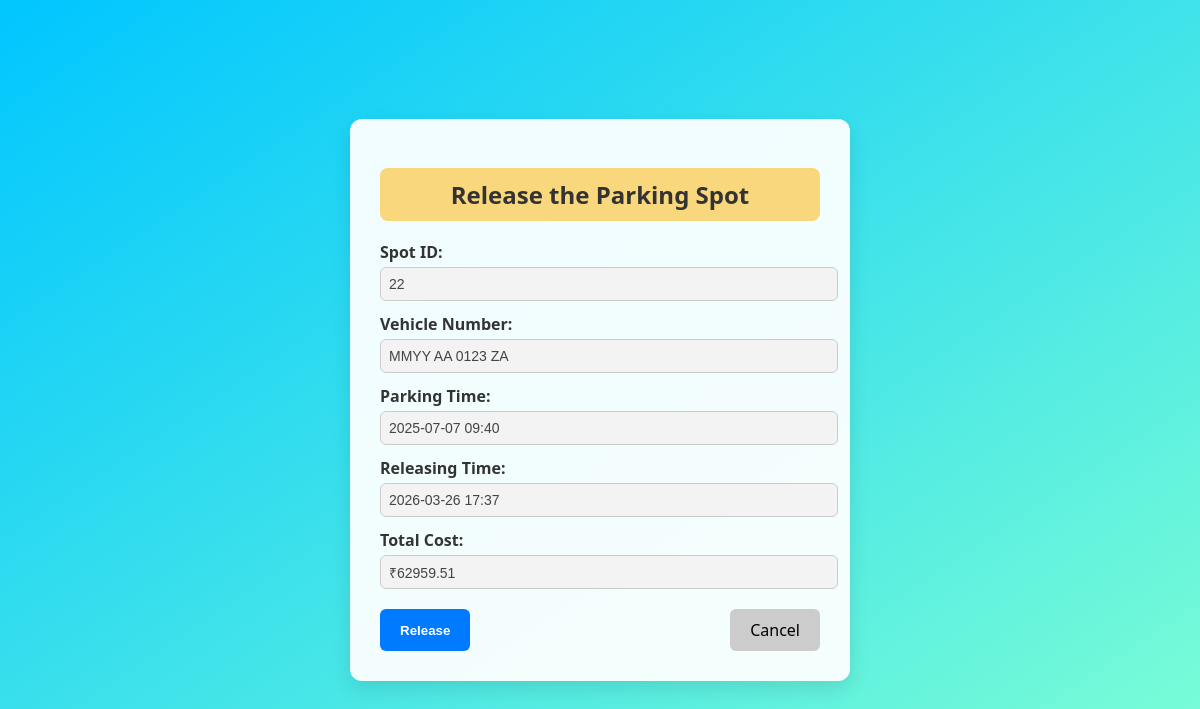
The page /release_form/2 (signed in) on the database its author committed.
### Models.py (models this page shows)
class reservation(db.Model):
    __tablename__ = 'reservation'
    id = db.Column(db.Integer, primary_key=True)
    spot_id = db.Column(db.Integer, db.ForeignKey('parking_spot.id'),nullable=False)
    lot_id = db.Column(db.Integer, db.ForeignKey('parking_lot.id'), nullable=False)
    user_id = db.Column(db.Integer, db.ForeignKey('user_info.id'),nullable=False)
    Parking_timestamp = db.Column(db.DateTime, default=datetime.utcnow,nullable=False)
    Leaving_timestamp = db.Column(db.DateTime, nullable=True)
    rate_per_unit = db.Column(db.Float,nullable=False,default=10.0)
    total_cost = db.Column(db.Float,nullable=True)
    vehicle_number = db.Column(db.String(20))
    status = db.Column(db.String(20), nullable=False, default='Parked')
    spot = db.relationship('parking_spot', back_populates='reservations')
    lot = db.relationship('parking_lot', back_populates='reservations', foreign_keys=[lot_id])
    user = db.relationship('user_info', back_populates='reservations')

### app.py (the view)
@app.route('/release_form/<int:res_id>', methods=['GET'])
def release_form_page(res_id):
    if 'user_id' not in session:
        return redirect(url_for('login'))
    res = reservation.query.get(res_id)
    if not res or res.user_id != session['user_id']:
        flash("Invalid reservation.")
        return redirect(url_for('dashboard'))
    now = datetime.utcnow()
    estimated_duration = (now - res.Parking_timestamp).total_seconds() / 3600
    estimated_cost = round(estimated_duration * res.rate_per_unit, 2)
    return render_template('release_form.html', res=res, now=now, estimated_cost=estimated_cost, current_time=now)

### templates/release_form.html (shortened to what this page needs)
<!DOCTYPE html>
<html lang="en">
<head>
    <link rel="stylesheet" href="/static/css/release_form.css"/>
</head>
<body>
    <div class="form-wrapper">
    <div class="form-card">
      <h2>Release the Parking Spot</h2>
      <form method="POST" action="{{ url_for('release_form') }}">
        <label>Spot ID:
          <input type="text" value="{{ res.spot_id }}" readonly>
        </label>
        <label>Vehicle Number:
          <input type="text" value="{{ res.vehicle_number }}" readonly>
        </label>
        <label>Parking Time:
          <input type="text" value="{{ res.Parking_timestamp.strftime('%Y-%m-%d %H:%M') }}" readonly>
        </label>
        <label>Releasing Time:
          <input type="text" value="{{ now.strftime('%Y-%m-%d %H:%M') }}" readonly>
        </label>
        <label>Total Cost:
          <input type="text" value="₹{{ estimated_cost }}" readonly>
        </label>
        <div class="form-buttons">
          <button type="submit" class="release">Release</button>
          <a href="{{ url_for('dashboard') }}" class="cancel-btn">Cancel</a>
      </form>
    </div>
  </div>
</body>
</html>

### static/css/release_form.css (style rules this page uses)
body { margin: 0; font-family: 'Segoe UI', sans-serif; background: linear-gradient(to bottom right, #00c6ff, #7fffd4); display: flex; justify-content: center; align-items: center; height: 100vh; }
.form-wrapper { width: 100%; max-width: 500px; padding: 20px; }
.form-card { background: #ffffffee; padding: 30px; border-radius: 12px; box-shadow: 0 8px 20px rgba(0, 0, 0, 0.1); }
.form-card h2 { margin-bottom: 20px; text-align: center; color: #333; background: #f8d77d; padding: 10px; border-radius: 8px; }
form label { display: block; margin-bottom: 12px; font-weight: bold; color: #333; }
form input[type="text"] { width: 100%; padding: 8px; margin-top: 4px; border: 1px solid #ccc; border-radius: 6px; background: #f3f3f3; font-size: 14px; }
input[readonly] { background: #eaeaea; color: #444; }
.form-buttons { display: flex; justify-content: space-between; margin-top: 20px; }
button { padding: 10px 20px; border: none; border-radius: 6px; font-weight: bold; cursor: pointer; }
button.release { background: #007bff; color: white; }
a.cancel-btn { background-color: #ccc; color: black; padding: 10px 20px; text-decoration: none; border-radius: 6px; }

### rows shown on the page
reservation: spot_id "22", vehicle_number "MMYY AA 0123 ZA", Parking_timestamp "2025-07-07 09:40"
